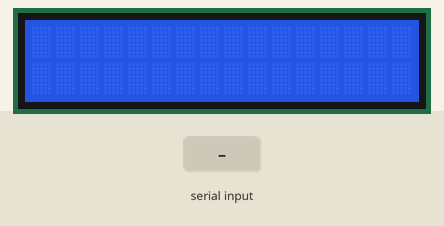
Simulated run of this sketch. Board: Arduino Uno, built with avr-gcc and run on an emulated ATmega328P. Shown: 16×2 character LCD. The test bench sets the inputs (shaded band).

Above: at 1.2 s.
1.3 s: "1\n" received over Serial
At 3.4 s:
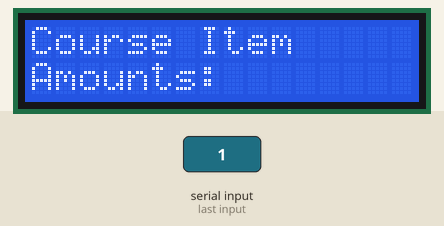
4.3 s: "0\n" received over Serial
Timing chart, 0 to 7.3 s (numbered marks = the images above; inputs shaded):
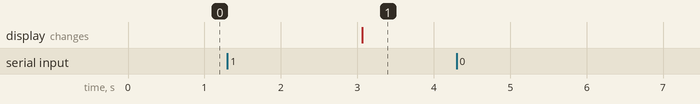

The sketch:

arduinoCode.ino
```cpp
#include <ArduinoJson.h>
#include <LiquidCrystal.h>
LiquidCrystal lcd(13, 3, 4, 5, 6, 7); //rs, enable, d4, d5, d6, d7

//NOTE:
//  Converting back to JSON probably was not the easiest way to do this
//   BUT on the bright side it could be good if I expand features

//Display info to LCD
void displ(const String* names, const int* nums, const size_t len) {
  lcd.setCursor(0, 0);
  lcd.print("Course Item");
  lcd.setCursor(0, 1);
  lcd.print("Amounts: ");
  delay(2000);
  lcd.clear();
  for(size_t i = 0; i < len; i += 2) {
    lcd.setCursor(0, 0);
    lcd.print(names[i] + ": " + nums[i]);
    if(i + 1 < len) {
      lcd.setCursor(0, 1);
      lcd.print(names[i+1] + ": " + nums[i+1]);
    }
    delay(2000);
    lcd.clear();
  }
}

//Parse course names and amt of assignments into seperate arrays
void handleJSON(JsonObject obj) {

  size_t datsize = obj.size();

  String names[datsize];
  int nums[datsize];

  size_t i = 0;
  for(JsonPair p : obj) {
    names[i] = p.key().c_str();
    nums[i] = p.value().as<int>();
    i++;
  }

  displ(names, nums, datsize);
}

void setup() {

  Serial.begin(9600);
  while(!Serial);
  lcd.begin(16,2);

}

bool hasValid = false;
StaticJsonDocument<200> doc;
void loop() {

  //parse string from serial and once end is reached, convert back to json
  static String input = "";
  while(Serial.available()) {

    char c = Serial.read();
    if(c == '\n') {

      //Serial.println();
      //Serial.println(input);

      DeserializationError e = deserializeJson(doc, input);
      if(!e) {
        handleJSON(doc.as<JsonObject>());
        hasValid = true;
      }

      input = "";
    }
    else input += c;

  }

  if(hasValid) {    //keep running when not collecting data
    handleJSON(doc.as<JsonObject>());
  }

  delay(3000);
}
```

Measured:
- after the input at 1.3 s, the display: changes after 1.8 s (image 1)
